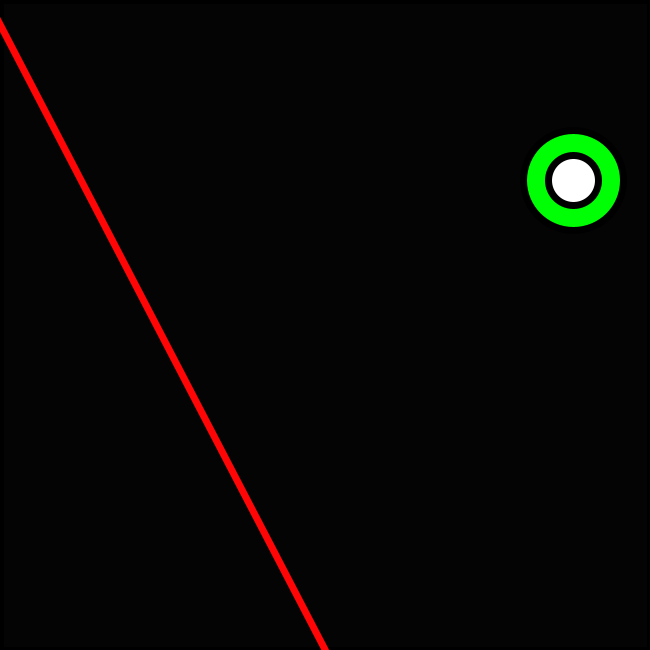
Frame 1 (no input)
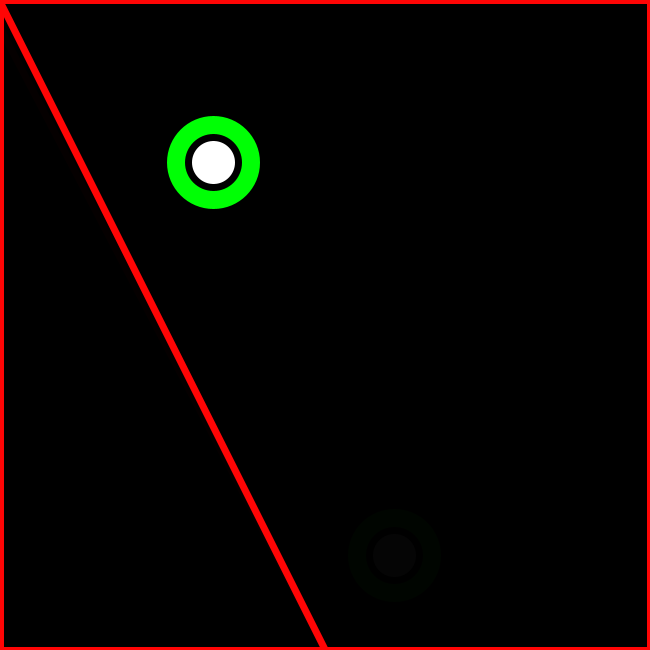
Frame 60 (the mouse pressed at the canvas centre just before this capture)
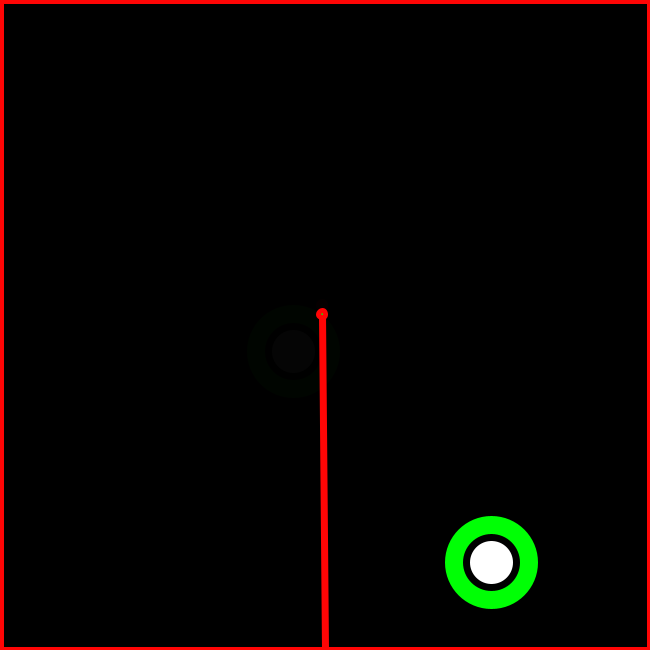
Frame 120 (the mouse held since frame 60 and released just before this capture)

The Processing sketch that drew these frames (run headless with seeded random() and noise(); from frame 60 on, the mouse is pressed at the canvas centre):

// Processing sketch: processing_72544
// ── processing_72544.pde

//Wayland L, Ticklish Penguin, CP1 mods 16-17
void setup()
{ 
size(650,650);
strokeWeight(7);
frameRate(5);
}
void draw()

{
   int x = mouseX-int(random(25));
   int y = mouseY-int(random(25));
   int x2 = int(random(50,600));
   int y2 = int(random(50,600));
   fill(0,0,0,250);
 rect(0,0,width,height);
 stroke(0);
fill(0,255,5);
 ellipse(x2,y2,100,100);
 fill(255);
 ellipse(x2,y2,50,50);
  stroke(255,5,5);
  line(x,y,325,650);
  fill(0,255,5);
  ellipse(x,y,5,5);
if( x == x2 && y == y2)
{
  background(255);
  fill(0);
  text("YOU WIN",325,325);
}

 
}
